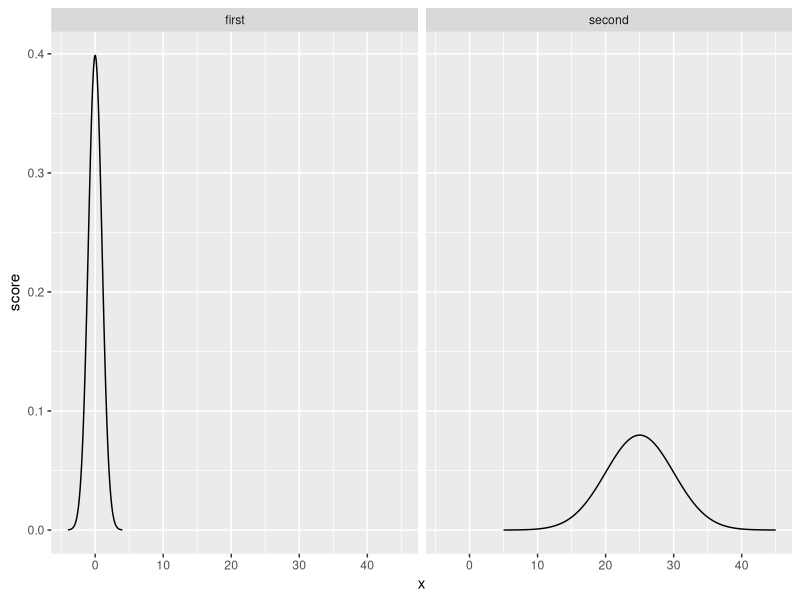
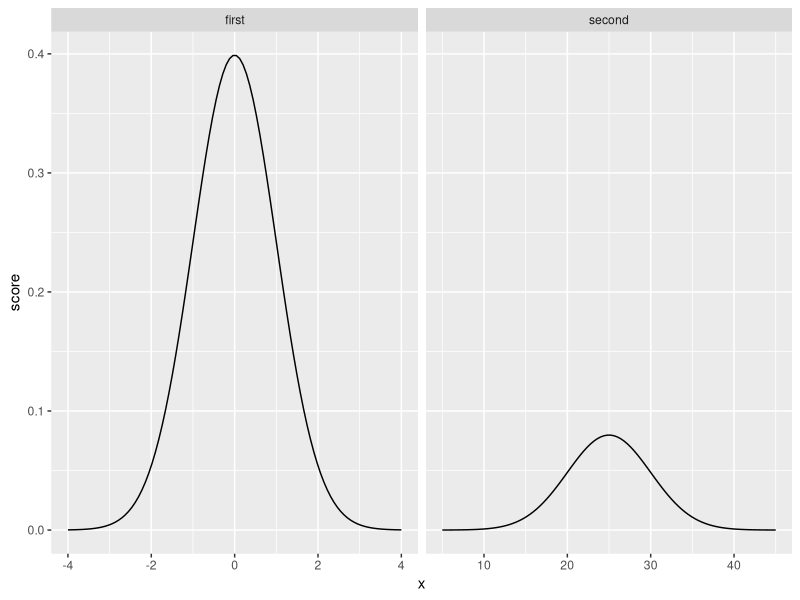
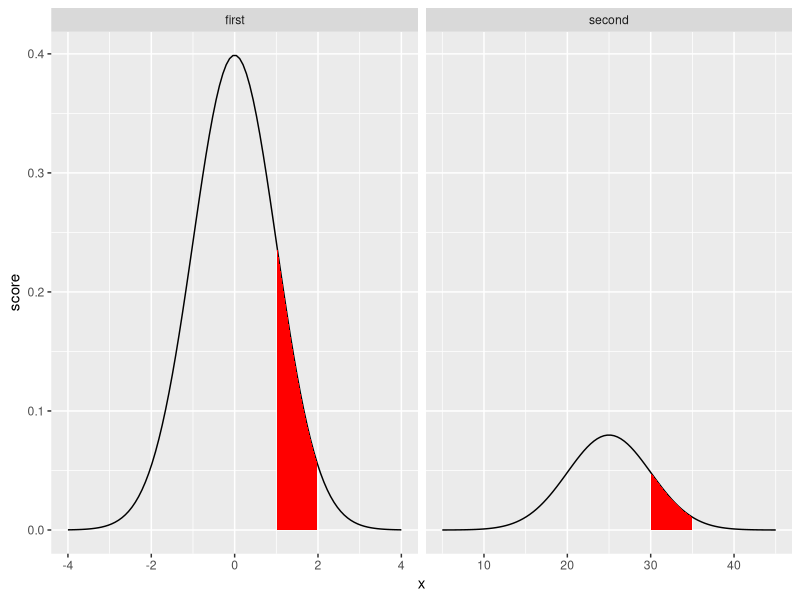
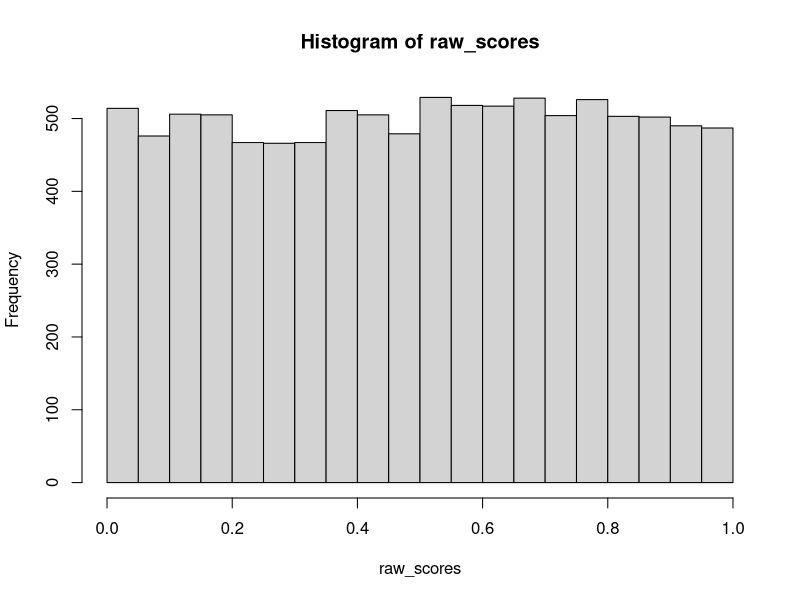
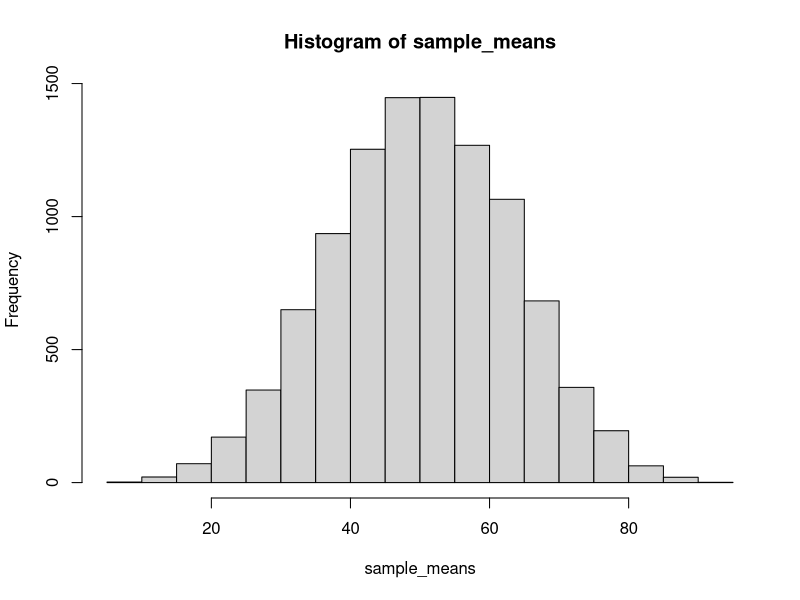
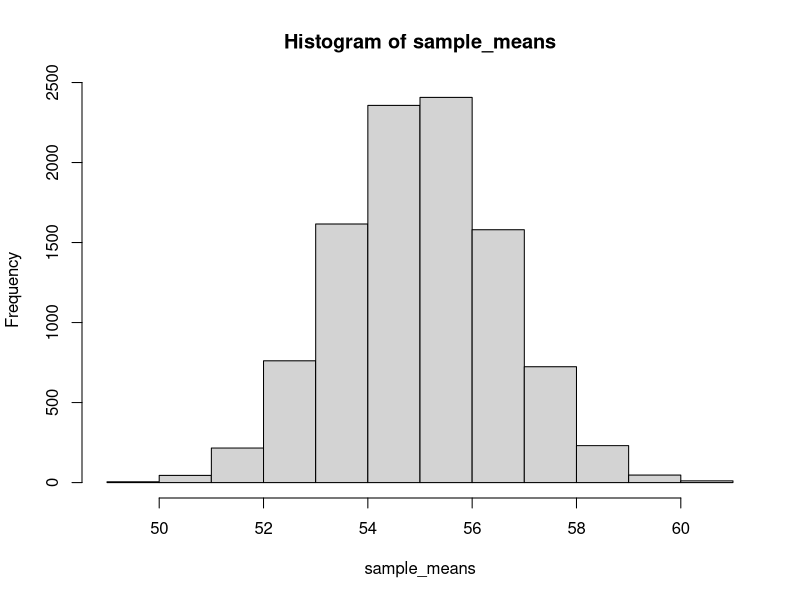
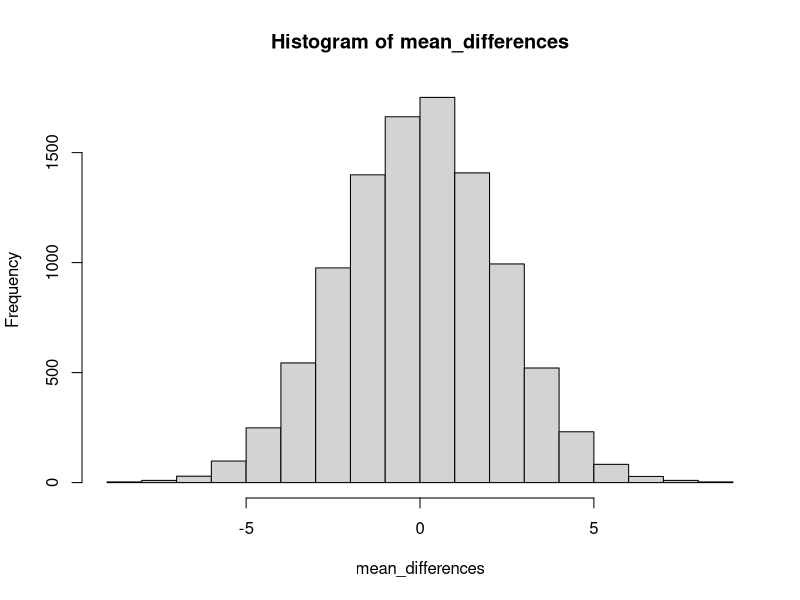

Here is the R script that generated these plots, in order:
## ---- chunk 1
knitr::opts_chunk$set(echo = TRUE)
## ---- chunk 2

x <- 1
u <- 0   #mean
sigma <- 1   #stdev

1/(sigma*sqrt(2*pi))* exp(1)^(-.5*((x-u)/sigma)^2)

dnorm(1,0,1)

first_one <- dnorm(seq(-4,4,length.out=100),0,1)
second_one <- dnorm(seq(5,45,length.out=100),25,5)

plot_df <- data.frame(score=c(first_one,second_one),
                      x = c(seq(-4,4,length.out=100),seq(5,45,length.out=100)),
                      zscore = c(seq(-4,4,length.out=100),(seq(5,45,length.out=100)-25)/5),
                      dist = rep(c("first","second"),each=100))

library(ggplot2)

ggplot(plot_df, aes(y=score,x=x))+
  geom_line()+
  facet_wrap(~dist)

ggplot(plot_df, aes(y=score,x=x))+
  geom_line()+
  facet_wrap(~dist, scales="free_x")


## ---- chunk 3

library(dplyr)
#> 
#> Attaching package: 'dplyr'
#> The following objects are masked from 'package:stats':
#> 
#>     filter, lag
#> The following objects are masked from 'package:base':
#> 
#>     intersect, setdiff, setequal, union
ggplot(plot_df, aes(y=score,x=x))+
  geom_line()+
  facet_wrap(~dist, scales="free_x")+
  geom_ribbon(data = plot_df %>%filter(zscore >= 1,
                                       zscore <= 2),
              fill = "red",
              aes(ymin=0,ymax=score))


## ---- chunk 4

library(dplyr)

plot_df %>%
  filter(dist == "first",
         x>1,
         x <= 2) %>%
  select(score) %>%
  sum()/sum(first_one)

plot_df %>%
  filter(dist == "second",
         x > 30,
         x <= 35) %>%
  select(score) %>%
  sum()/sum(second_one)

## ---- chunk 5
pnorm(2,0,1) - pnorm(1,0,1)

pnorm(35,25,5)- pnorm(30,25,5)

pnorm(1,0,1,lower.tail=FALSE)
pnorm(2,0,1,lower.tail=FALSE)


## ---- chunk 6

raw_scores <- runif(10000, min=0,1)
hist(raw_scores)


sample_means <- replicate(10000, mean(runif(5,0,100)))
hist(sample_means)


mean(sample_means) 
sd(sample_means)

pnorm(1,0,1) - pnorm(0,0,1)


to_z <- (sample_means-mean(sample_means))/sd(sample_means)
length(to_z[to_z > 0 & to_z < 1])/10000

## ---- chunk 7
pnorm(5,1,3,lower.tail = FALSE) #one-tailed

pnorm((5-1)/3,0,1,lower.tail = FALSE)   #z-scores

pnorm(5,1,3,lower.tail = FALSE)*2   #2-tailed

## ---- chunk 8
sample_means <- replicate(10000,mean(rnorm(10,55,5)))
hist(sample_means)

mean(sample_means)
sd(sample_means)


5/sqrt(10)

## ---- chunk 9

pnorm(60, 55, 5/sqrt(10), lower.tail=FALSE)

zscore <- (60-55)/(5/sqrt(10))
pnorm(zscore,0,1, lower.tail = FALSE)

length(sample_means[sample_means > 60])/10000

## ---- chunk 10
mean_differences <- replicate(10000,mean(rnorm(10,55,5))-mean(rnorm(10,55,5)))
hist(mean_differences)

